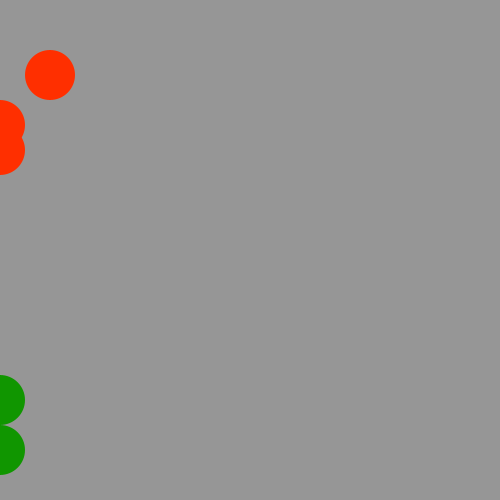
Frame 1 (no input)
Frame 60 (the mouse pressed at the canvas centre just before this capture): identical to frame 1, image omitted
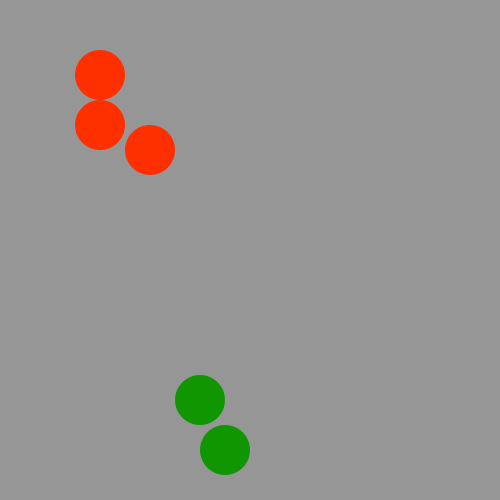
Frame 120 (the mouse held since frame 60 and released just before this capture)

The Processing sketch that drew these frames (run headless with seeded random() and noise(); from frame 60 on, the mouse is pressed at the canvas centre):

// Processing sketch: processing_77407
// ── processing_77407.pde

void setup() {
  size(500, 500);
  noStroke();
}

void draw() {
  background(150);
  float  x1 = map(mouseX, 0, width, 50, 150);
  fill(255,47,0);
  ellipse(x1, 75, 50, 50);  
  float x2 = map(mouseX, 0, width, 0, 200);
  ellipse(x2, 125, 50, 50); 
  float x3 = map(mouseX, 0, width, 0, 300);
  ellipse(x3, 150,50,50); 
  fill(16,150,0);
  float x4 = map(mouseX, 0, width, 0, 400);
  ellipse(x4, 400,50,50); 
  float x5 = map(mouseX, 0, width, 0, 450);
  ellipse(x5, 450,50,50); 
}
